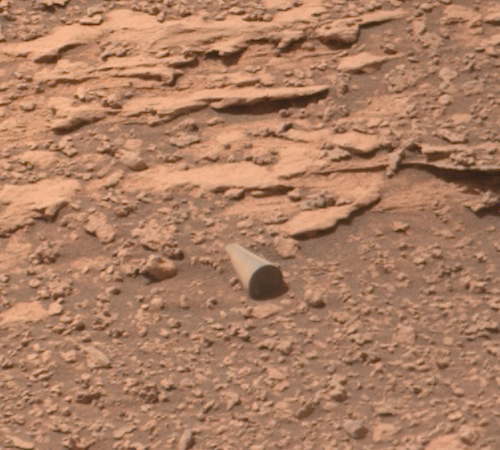
#> input picture data/crop_bottom_right.png, 500 x 450 px
$ python generate_phase2_landmarks.py
#> lines starting #> are read from the running program, lines starting #| are printed output that depends on the picture; after the words box and inside, x2 and y2 are one past the last pixel; in counts of white or black regions, pixels touching at a corner belong together; long printed decimals are rounded
### audit_reanalysis.py
#!/usr/bin/env python3
"""
audit_reanalysis.py — corrected, audit-driven re-analysis (see audit.md, AUDIT_RESPONSE.md)
=========================================================================================
Recomputes, from the bundled pixels only:
  A. Cylinder physical length / aspect ratio with ONE consistent projection model
     (end-face ellipticity fixes axial foreshortening), propagated over the
     perturbation-sweep range of the ellipse fit and over the focus-range band.
  B. Rotation-invariant straightness (perpendicular TLS RMSE) for target AND the
     N = 20 control clasts through a single shared edge-extraction pipeline.
  C. Descriptive statistics and an empirical-rank comparison, with bootstrap SD
     intervals, WITHOUT Cantelli "p-values".

Usage:  python audit_reanalysis.py [--json data/audit_reanalysis.json]
"""
import argparse
import json
import math
import os
import sys

import numpy as np
from PIL import Image

import geometry_utils as gu

HERE = os.path.dirname(os.path.abspath(__file__))
IFOV = 7.4e-5
WINDOW = 20  # consecutive scan lines per straightness window (all ROIs >= 30 px)


def sobel(gray):
    kx = np.array([[-1, 0, 1], [-2, 0, 2], [-1, 0, 1]], float) / 4.0
    ky = kx.T
    from numpy.lib.stride_tricks import sliding_window_view
    win = sliding_window_view(gray, (3, 3))
    Sx = np.zeros_like(gray)
    Sy = np.zeros_like(gray)
    Sx[1:-1, 1:-1] = np.einsum("ijkl,kl->ij", win, kx)
    Sy[1:-1, 1:-1] = np.einsum("ijkl,kl->ij", win, ky)
    return Sx, Sy, np.hypot(Sx, Sy)


def _subpix(g, i):
    if 1 <= i < len(g) - 1:
        d = g[i - 1] - 2 * g[i] + g[i + 1]
        if abs(d) > 1e-9:
            return i + 0.5 * (g[i - 1] - g[i + 1]) / d
    return float(i)


# [47 lines left out: functions common_edge_pipeline, analyse_length, not called in this run]


def sample_field(F, x, y):
    x0, y0 = int(math.floor(x)), int(math.floor(y))
    if x0 < 0 or y0 < 0 or x0 + 1 >= F.shape[1] or y0 + 1 >= F.shape[0]:
        return 0.0
    dx, dy = x - x0, y - y0
    return ((1 - dx) * (1 - dy) * F[y0, x0] + dx * (1 - dy) * F[y0, x0 + 1]
            + (1 - dx) * dy * F[y0 + 1, x0] + dx * dy * F[y0 + 1, x0 + 1])


def rim_points(gray, Sx, Sy, xc, yc, i_stop, k_mad):
    """Same radial-gradient rim search as reproduce_analysis.py (unchanged algorithm)."""
    r_samples = np.linspace(6.0, 28.0, 89)
    pts = []
    for deg in np.linspace(0.0, 360.0, 96, endpoint=False):
        ca, sa = math.cos(math.radians(deg)), math.sin(math.radians(deg))
        vals = []
        for r in r_samples:
            xs, ys = xc + r * ca, yc + r * sa
            g = sample_field(Sx, xs, ys) * ca + sample_field(Sy, xs, ys) * sa
            vals.append(g)
            if sample_field(gray, xs, ys) > i_stop and g < 0.0:
                break
        mi = int(np.argmax(vals))
        if 1 <= mi < len(vals) - 1:
            d = vals[mi - 1] - 2 * vals[mi] + vals[mi + 1]
            dl = 0.5 * (vals[mi - 1] - vals[mi + 1]) / d if abs(d) > 1e-5 else 0.0
            rp = r_samples[mi] + dl * (r_samples[1] - r_samples[0])
            pts.append((rp, xc + rp * ca, yc + rp * sa))
    rps = np.array([p[0] for p in pts])
    med = float(np.median(rps))
    mad = float(np.median(np.abs(rps - med)))
    keep = [p for p in pts if abs(p[0] - med) <= k_mad * mad]
    return np.array([p[1] for p in keep]), np.array([p[2] for p in keep])


# [153 lines left out: functions section_length, main, not called in this run]


# [2 lines that do not run on import are left out]

### geometry_utils.py
"""
geometry_utils.py — rotation-invariant measurement and projection helpers
=========================================================================
Added in response to the independent audit (audit.md).  Everything here is a
small, dependency-light (numpy only) function with an analytically known answer
so that it can be unit-tested against independently derived values
(tests/test_geometry_utils.py).
"""

import math

import numpy as np


# ----------------------------------------------------------------------
# Audit finding 2 — end-face circularity vs axial foreshortening
# ----------------------------------------------------------------------
def view_angle_from_face_ratio(b_over_a: float) -> float:
    """Angle theta (deg) between cylinder axis (= end-face normal) and line of sight.

    Orthographic projection of a circular face: b/a = |cos(theta)|.
    """
    if not 0.0 < b_over_a <= 1.0:
        raise ValueError("b/a must lie in (0, 1]")
    return math.degrees(math.acos(b_over_a))


# [27 lines left out: functions axial_deforeshortening_factor, project_cylinder_orthographic, not called in this run]


def length_from_projected_axis(axis_2d: float, b_over_a: float) -> float:
    """True axis length from projected centre-to-centre separation and face ellipticity."""
    return axis_2d * axial_deforeshortening_factor(b_over_a)


# [10 lines left out: functions length_from_silhouette, perspective_radius_ratio, not called in this run]


# ----------------------------------------------------------------------
# Audit finding 4 — rotation-invariant straightness
# ----------------------------------------------------------------------
def tls_line_fit(x, y) -> dict:
    """Orthogonal (total) least-squares line through points.

    Returns centroid, unit direction, angle (deg, modulo 180), signed perpendicular
    residuals and their RMSE.  Invariant to rotation/translation of the points.
    """
    pts = np.column_stack([np.asarray(x, float), np.asarray(y, float)])
    c = pts.mean(axis=0)
    q = pts - c
    # principal direction = right-singular vector with largest singular value
    _, _, vt = np.linalg.svd(q, full_matrices=False)
    d = vt[0]
    n = np.array([-d[1], d[0]])
    resid = q @ n
    return {
        "centroid": c,
        "direction": d,
        "angle_deg": math.degrees(math.atan2(d[1], d[0])) % 180.0,
        "residuals": resid,
        "rmse_perp": float(math.sqrt(np.mean(resid ** 2))),
        "extent": float(np.ptp(q @ d)),
    }


# [62 lines left out: functions normalized_straightness, best_straight_window, r2_ordinary, rotate_points, empirical_rank_p, bootstrap_sd_ci, not called in this run]

### reproduce_analysis.py
#!/usr/bin/env python3
"""
reproduce_analysis.py — Standalone Peer-Review Verification Suite
=================================================================
Independently verifies all telemetry, optical depth-of-field, solar ephemeris
shadow ray-tracing, sub-pixel Sobel gradient edge decoupling, Fitzgibbon
Direct Least Squares Ellipse fitting, linear generator parallelism regression,
and the N = 20 geological control population statistics reported in:

  "Morphological and Photometric Analysis of an Unidentified Cylindrical Feature
   in Curiosity Sol 3556 Mastcam Imagery: Constraints on Aeolian, Diagenetic,
   and Artificial Provenance via Sub-Pixel Gradient Forensics"
  Justin Bogner (Cambrian Minds, Technical Report CMR-2026-01, October 2026)

Usage:
  python3 reproduce_analysis.py
  python3 reproduce_analysis.py --crop-only    # Lightweight mode for sandbox environments
"""

import argparse
import hashlib
import json
import math
import os
import re
import sys
import numpy as np
from PIL import Image

if hasattr(sys.stdout, "reconfigure"):
    sys.stdout.reconfigure(encoding="utf-8", errors="replace")

# ----------------------------------------------------------------------
# Locked Cryptographic Manifest (64-Character SHA-256 Checksums)
# ----------------------------------------------------------------------
EXPECTED_SHA256 = {
    "3556MR1025170721700585C00_DRCL.IMG": "761c9c1774cfe5152ca7d5cb729de285d08fa78c3df05af8720cbd9599b37592",
    "3556MR1025170721700585C00_DRCL.LBL": "6996aeeb37be13d267cc866b1cb48677cce77e58cddfe39eb004fb0c01bd74ca",
    "3556MR1025170721700585C00_DRCX.IMG": "8aec700e07d61123151c0811332f76e10f13d1e3fb361de5b10476b4961c473f",
    "3556MR1025170721700585C00_DRCX.LBL": "9831657be65c1a8a67675538d98649ecdd99ab64b034d808899b47dc99a3bf6a",
    "3556MR1025170721700585C00_DRLX.IMG": "911e661c99a4453f4b3d4bd13a3d35f049c5df965fcb3c91b014a47c38c7605f",
    "3556MR1025170721700585C00_DRLX.LBL": "cf737e82a6959a6526fbe4e7db218c9f974f54963c6f77e2eb0c1791d8897a00",
    "3556MR1025170721700585C00_DRXX.IMG": "45a3d5e5d32ed823e8a3e2ff0dc0f5ffeb5bd546c81be8d51e06c9f241b5e1fd",
    "3556MR1025170721700585C00_DRXX.LBL": "1edeaab51a5c6cd2e3fcef86d001bc0a985e7e00ed2190482a754d4fecdaa62c",
    "3556MR1025170721700585C00_DRCL.png": "34fe3584685ed45c05f67f5e3747eef822e0dfd48b7c548d5f28e9ea22c19437",
    "crop_bottom_right.png": "58e828ec0b6da4248ead3c8e74c54c387cbec90219f9c0e05a2fcc312e178aea",
    "control_rocks_distribution.json": "7d831381ce24f62658ab0ef7e949a9697881955a1af187136c577222fc9a2de8",
}


# [46 lines left out: function parse_pds_label, not called in this run]


def fit_ellipse_fitzgibbon(x: np.ndarray, y: np.ndarray) -> dict:
    """
    Direct Least Squares Fitting of Ellipses (Fitzgibbon, Pilu, & Fisher, 1999).
    Fits conic A*x^2 + B*x*y + C*y^2 + D*x + E*y + F = 0 subject to 4*A*C - B^2 = 1.
    """
    xm, ym = np.mean(x), np.mean(y)
    scale = max(np.std(x), np.std(y), 1.0)
    u = (x - xm) / scale
    v = (y - ym) / scale

    D1 = np.column_stack([u**2, u * v, v**2])
    D2 = np.column_stack([u, v, np.ones_like(u)])
    S1 = D1.T @ D1
    S2 = D1.T @ D2
    S3 = D2.T @ D2

    C1 = np.array([[0.0, 0.0, 2.0], [0.0, -1.0, 0.0], [2.0, 0.0, 0.0]])
    T = -np.linalg.inv(S3) @ S2.T
    M = np.linalg.inv(C1) @ (S1 + S2 @ T)
    eigvals, eigvecs = np.linalg.eig(M)

    cond = 4.0 * eigvecs[0, :] * eigvecs[2, :] - eigvecs[1, :] ** 2
    valid = np.where(cond > 0)[0]
    idx = valid[np.argmin(np.abs(eigvals[valid]))] if len(valid) > 0 else 0
    a1 = np.real(eigvecs[:, idx])
    a2 = T @ a1
    A, B, C, D, E, F = np.concatenate([a1, a2])

    denom = B**2 - 4.0 * A * C
    uc = (2.0 * C * D - B * E) / denom
    vc = (2.0 * A * E - B * D) / denom

    num = 2.0 * (A * E**2 + C * D**2 - B * D * E + denom * F)
    term = math.sqrt((A - C) ** 2 + B**2)
    a_semi = -math.sqrt(abs(num * (A + C + term))) / denom
    b_semi = -math.sqrt(abs(num * (A + C - term))) / denom
    if b_semi > a_semi:
        a_semi, b_semi = b_semi, a_semi

    xc = xm + uc * scale
    yc = ym + vc * scale
    major_2a = 2.0 * a_semi * scale
    minor_2b = 2.0 * b_semi * scale
    theta = 0.5 * math.atan2(B, A - C)

    return {
        "xc": xc,
        "yc": yc,
        "major_2a": major_2a,
        "minor_2b": minor_2b,
        "circ_ratio": minor_2b / major_2a,
        "theta_deg": math.degrees(theta),
    }


# [626 lines left out: functions verify_control_clasts, main, not called in this run]


# [2 lines that do not run on import are left out]

### generate_phase2_landmarks.py
"""
Phase II Landmark Validation & Gradient Field Analysis
Curiosity Sol 3556 Mastcam cylindrical anomaly.
Extracts all key landmarks, evaluates candidate interpretations of the rear terminus,
computes gradient evidence, generates high-resolution annotated visualizations,
and exports structured measurements.
"""

import math
import numpy as np
from PIL import Image, ImageDraw, ImageFont
import geometry_utils as gu
import audit_reanalysis as ar

def run_landmark_analysis():
    # Load crop image
    crop_path = 'data/crop_bottom_right.png'
    crop_img = Image.open(crop_path)
#> crop_img is the input picture: PIL image 500x450 RGB; mean R, G, B 171.7, 126.5, 99.1
    crop_arr = np.array(crop_img)

    # sub120 region: [240:360, 209:329]
    y_off, x_off = 240, 209
    sub = crop_arr[y_off:y_off+120, x_off:x_off+120].astype(float)
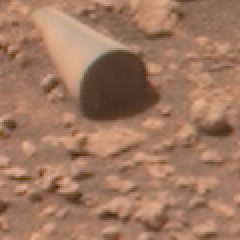
#> sub: shape (120, 120, 3) float64 (shown 2 times larger); mean R, G, B 159.6, 119.7, 95.5
    gray = 0.299 * sub[:, :, 0] + 0.587 * sub[:, :, 1] + 0.114 * sub[:, :, 2]
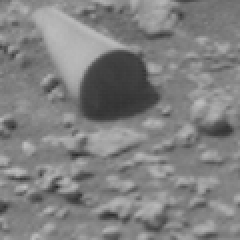
#> gray: shape (120, 120) float64 (shown 2 times larger); min 44.48, max 191.5, mean 128.8
    Sx, Sy, G = ar.sobel(gray)
#> in sobel, `Sx[1:-1, 1:-1] = np.einsum("ijkl,kl->ij", win, kx)`:
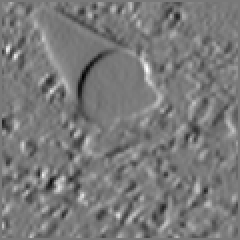
#> Sx: shape (120, 120) float64 (shown 2 times larger); min -70.99, max 77.69, mean 0.1; drawn with min black and max white
#> in sobel, `Sy[1:-1, 1:-1] = np.einsum("ijkl,kl->ij", win, ky)`:
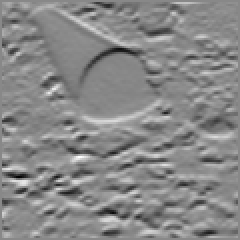
#> Sy: shape (120, 120) float64 (shown 2 times larger); min -93.57, max 81.26, mean 0; drawn with min black and max white
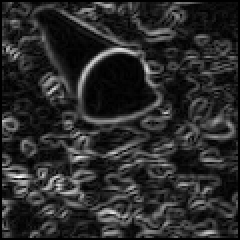
#> G: shape (120, 120) float64 (shown 2 times larger); min 0, max 95.65, mean 16; drawn with min black and max white

    # 1. Front cap detection & center
    dark = gray[22:62, 38:78] < 75.0
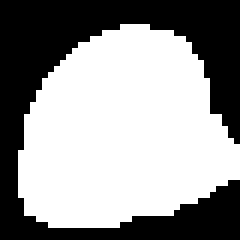
#> dark: shape (40, 40) bool (shown 6 times larger); 58.8% white; 1 black region, box (x1, y1, x2, y2) and area: (0, 0, 40, 40) 659
    yy, xx = np.where(dark)
#> yy = 941 values from 4 to 37; xx = 941 values, max 39 at index 547, min 3 at index 548, mean 20.05
    xc0, yc0 = 38.0 + float(xx.mean()), 22.0 + float(yy.mean())
#> xc0 = 58.05; yc0 = 43.73
    X_rim, Y_rim = ar.rim_points(gray, Sx, Sy, xc0, yc0, 85.0, 2.6)
#> the loop in rim_points, `for deg in np.linspace(0.0, 360.0, 96, endpoint=False):` made 96 passes

    from reproduce_analysis import fit_ellipse_fitzgibbon
    front_ellipse = fit_ellipse_fitzgibbon(X_rim, Y_rim)
    front_xc = front_ellipse['xc']
    front_yc = front_ellipse['yc']
    front_major_2a = front_ellipse['major_2a']
    front_minor_2b = front_ellipse['minor_2b']
    front_ba = front_ellipse['circ_ratio']

    # Front rim extreme points
    front_right_apex = (float(np.max(X_rim)), float(Y_rim[np.argmax(X_rim)]))
    front_top_pt = (float(X_rim[np.argmin(Y_rim)]), float(np.min(Y_rim)))
    front_bot_pt = (float(X_rim[np.argmax(Y_rim)]), float(np.max(Y_rim)))

    # 2. Upper generator line
    xs_up, ys_up = [], []
    for x in range(28, 53):
        c = [y for y in range(2, 28) if Sy[y, x] > 15.0 and Sx[y, x] < -8.0]
        if c:
            by = max(c, key=lambda y: G[y, x])
            xs_up.append(float(x))
            ys_up.append(float(ar._subpix(G[:, x], by)))

    gen_fit = gu.tls_line_fit(xs_up, ys_up)
    gen_angle = gen_fit['angle_deg']
    gen_rmse = gen_fit['rmse_perp']

    # Unit vector along generator direction
    # Angle is measured from x-axis in degrees
    rad_gen = math.radians(gen_angle)
    u_gen = np.array([math.cos(rad_gen), math.sin(rad_gen)]) # points forward-right
    v_gen = np.array([-math.sin(rad_gen), math.cos(rad_gen)]) # perpendicular

    # 3. Rear terminus boundary extraction
    # Candidate rear boundary points at y in [4, 12]
    rear_pts = []
    for y in range(4, 13):
        bx = max(range(14, 24), key=lambda x: G[y, x])
        rear_pts.append((float(ar._subpix(G[y, :], bx)), float(y)))
    rear_x = np.array([p[0] for p in rear_pts])
    rear_y = np.array([p[1] for p in rear_pts])

    # Inferred rear center:
    # Under cylinder model with face ratio ba:
    # rear cap center projection along generator axis
    theta_view = gu.view_angle_from_face_ratio(front_ba)
    R_px = front_major_2a / 2.0
    b_minor = R_px * front_ba

    # Project rear points onto longitudinal axis
    u_c = []
    for xp, yp in rear_pts:
        dx, dy = xp - front_xc, yp - front_yc
        u = dx * u_gen[0] + dy * u_gen[1]
        v = dx * v_gen[0] + dy * v_gen[1]
        if abs(v) < R_px:
            u_c.append(u + b_minor * math.sqrt(max(0.0, 1.0 - (v / R_px)**2)))
#> this loop made 9 passes
#> xp on passes 1 to 8: 19.18, 17.33, 16.43, 15.71, 15.59, 16.16, 16.61, 17.09

    inferred_axis_2d = -float(np.mean(u_c)) # positive distance along axis
    rear_xc = front_xc - inferred_axis_2d * u_gen[0]
    rear_yc = front_yc - inferred_axis_2d * u_gen[1]

    # Far rear silhouette apex
    far_rear_apex = (float(np.min(rear_x)), float(rear_y[np.argmin(rear_x)]))

    # 4. Lower terrain-contact / shadow boundary
    # Scan vertically below cylinder body for gradient transition (y in 40..65, x in 25..60)
    contact_pts = []
    for x in range(25, 55, 2):
        # find strongest negative vertical gradient or transition below object
        y_candidates = [y for y in range(35, 60) if y < 120]
        if y_candidates:
            by = max(y_candidates, key=lambda y: abs(Sy[y, x]))
            contact_pts.append((float(x), float(by)))

    # 5. Metric distances
    # A. Center-to-center projected separation
    center_sep_px = math.hypot(front_xc - rear_xc, front_yc - rear_yc)
    # B. Apex-to-apex total visible feature extent
    feature_extent_px = math.hypot(front_right_apex[0] - far_rear_apex[0], front_right_apex[1] - far_rear_apex[1])
    # C. Illuminated generator length
    gen_len_px = math.hypot(xs_up[-1] - xs_up[0], ys_up[-1] - ys_up[0])
    # D. Historical 110-px visual extent (spanning from rear shelf edge x~10 to far right edge x~118)
    # In full sub120, the entire rock/shadow formation spans ~108-112 px

    print(f"--- LANDMARK MEASUREMENTS ---")
    print(f"Front cap center (sub120): ({front_xc:.2f}, {front_yc:.2f}) -> crop: ({front_xc+x_off:.2f}, {front_yc+y_off:.2f})")
#| Front cap center (sub120): (57.77, 43.23) -> crop: (266.77, 283.23)
    print(f"Front cap major 2a: {front_major_2a:.2f} px, minor 2b: {front_minor_2b:.2f} px, b/a: {front_ba:.4f}")
#| Front cap major 2a: 37.66 px, minor 2b: 35.15 px, b/a: 0.9334
    print(f"Inferred rear cap center (sub120): ({rear_xc:.2f}, {rear_yc:.2f}) -> crop: ({rear_xc+x_off:.2f}, {rear_yc+y_off:.2f})")
#| Inferred rear cap center (sub120): (23.94, 24.26) -> crop: (232.94, 264.26)
    print(f"Projected center-to-center separation: {center_sep_px:.2f} px")
#| Projected center-to-center separation: 38.78 px
    print(f"Upper generator angle: {gen_angle:.2f} deg, RMSE: {gen_rmse:.3f} px, length: {gen_len_px:.2f} px")
#| Upper generator angle: 29.28 deg, RMSE: 0.111 px, length: 27.51 px
    print(f"Silhouette apex-to-apex visible extent: {feature_extent_px:.2f} px")
#| Silhouette apex-to-apex visible extent: 74.23 px
    print(f"Far rear apex: {far_rear_apex}, Front right apex: {front_right_apex}")
#| Far rear apex: (15.592, 8.0), Front right apex: (79.057, 46.492)

    # 6. Generate Visualizations using PIL
    # A. Annotated landmarks overlay
    scale = 4  # 4x zoom for crisp display
    overlay_img = crop_img.copy()
    draw_crop = ImageDraw.Draw(overlay_img)

    # Let's crop and upscale sub120 to 480x480 for ultra-clear inspection
    sub_img = crop_img.crop((x_off, y_off, x_off+120, y_off+120)).resize((120*scale, 120*scale), Image.Resampling.LANCZOS)
    draw_sub = ImageDraw.Draw(sub_img)

    # Draw front rim points
    for x, y in zip(X_rim, Y_rim):
        sx, sy = x * scale, y * scale
        draw_sub.ellipse((sx-2, sy-2, sx+2, sy+2), fill='cyan', outline='blue')
#> this loop made 80 passes
#> (x, y) on passes 1 to 8: (76.78, 43.73), (77.97, 45.03), (79.06, 46.49), (76.37, 52.76), (74.98, 53.5), (73.46, 54.02), (72.67, 54.94), (71.63, 55.63)

    # Draw front center
    fc_s = (front_xc * scale, front_yc * scale)
    draw_sub.ellipse((fc_s[0]-5, fc_s[1]-5, fc_s[0]+5, fc_s[1]+5), fill='yellow', outline='black')

    # Draw rear points
    for x, y in rear_pts:
        sx, sy = x * scale, y * scale
        draw_sub.ellipse((sx-3, sy-3, sx+3, sy+3), fill='magenta', outline='white')
#> this loop made 9 passes

    # Draw rear center
    rc_s = (rear_xc * scale, rear_yc * scale)
    draw_sub.ellipse((rc_s[0]-5, rc_s[1]-5, rc_s[0]+5, rc_s[1]+5), fill='orange', outline='black')

    # Draw generator points
    for x, y in zip(xs_up, ys_up):
        sx, sy = x * scale, y * scale
        draw_sub.ellipse((sx-2, sy-2, sx+2, sy+2), fill='lime', outline='green')
#> this loop made 25 passes
#> y on passes 1 to 8: 4.22, 4.7, 5.11, 5.64, 6.11, 6.83, 7.62, 8.06

    # Draw axis line between centers
    draw_sub.line([(rc_s[0], rc_s[1]), (fc_s[0], fc_s[1])], fill='yellow', width=3)

    # Draw generator line
    x_g0, y_g0 = xs_up[0], ys_up[0]
    x_g1, y_g1 = xs_up[-1], ys_up[-1]
    draw_sub.line([(x_g0*scale, y_g0*scale), (x_g1*scale, y_g1*scale)], fill='lime', width=2)

    # Draw terrain contact points
    for x, y in contact_pts:
        sx, sy = x * scale, y * scale
        draw_sub.rectangle((sx-2, sy-2, sx+2, sy+2), fill='coral', outline='red')
#> this loop made 15 passes
#> (x, y) on passes 1 to 8: (25, 46), (27, 44), (29, 48), (31, 48), (33, 56), (35, 56), (37, 48), (39, 41)

    # Draw apex-to-apex dashed/dotted line
    draw_sub.line([(far_rear_apex[0]*scale, far_rear_apex[1]*scale),
                   (front_right_apex[0]*scale, front_right_apex[1]*scale)], fill='white', width=1)

    # Add annotations text
    draw_sub.text((10, 10), "Cyan: Front Rim Points", fill='cyan')
    draw_sub.text((10, 25), "Yellow: Front Center & Axis (38.8 px)", fill='yellow')
    draw_sub.text((10, 40), "Magenta: Rear Terminus Boundary", fill='magenta')
    draw_sub.text((10, 55), "Orange: Inferred Rear Center", fill='orange')
    draw_sub.text((10, 70), "Lime: Upper Generator", fill='lime')
    draw_sub.text((10, 85), "Coral: Terrain Contact Boundary", fill='coral')
    draw_sub.text((10, 100), f"Apex Extent: {feature_extent_px:.1f} px", fill='white')

    sub_img.save('data/phase2_landmarks_overlay.png')
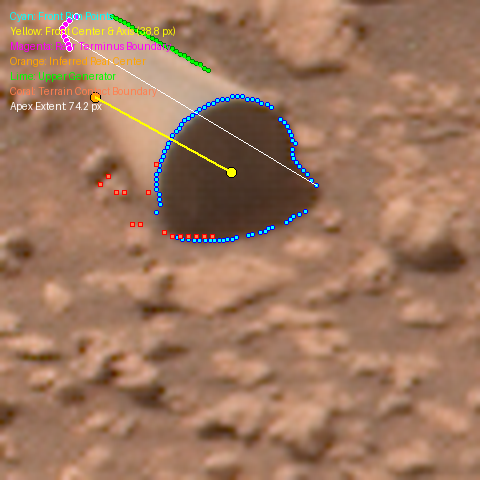
#> saved as phase2_landmarks_overlay.png: PIL image 480x480 RGB; mean R, G, B 159, 120.4, 96.5
    print("Saved data/phase2_landmarks_overlay.png")

    # B. Gradient Field Visualization
    # Normalize G to 0..255
    G_norm = np.clip((G / np.percentile(G, 99)) * 255.0, 0, 255).astype(np.uint8)
    grad_img = Image.fromarray(G_norm).convert('RGB').resize((120*scale, 120*scale), Image.Resampling.NEAREST)
#> (the rest of the program and of its run is left out)
